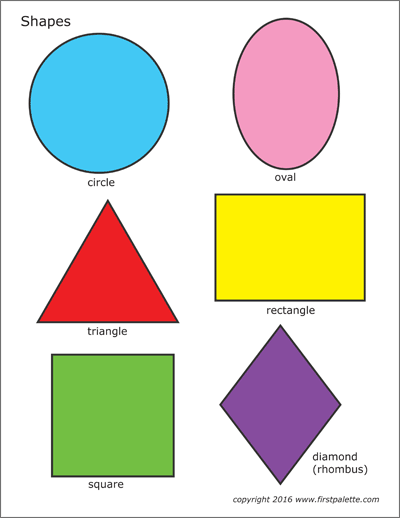
#> input picture Resource/shapes.png, 400 x 518 px
$ python 18_Detect_Shapes.py
#> lines starting #> are read from the running program, lines starting #| are printed output that depends on the picture; after the words box and inside, x2 and y2 are one past the last pixel; in counts of white or black regions, pixels touching at a corner belong together
import cv2
import numpy as np

def stackImages(scale,imgArray):
    rows = len(imgArray)
    cols = len(imgArray[0])
    rowsAvailable = isinstance(imgArray[0], list)
    width = imgArray[0][0].shape[1]
    height = imgArray[0][0].shape[0]
    if rowsAvailable:
        for x in range ( 0, rows):
            for y in range(0, cols):
                if imgArray[x][y].shape[:2] == imgArray[0][0].shape [:2]:
                    imgArray[x][y] = cv2.resize(imgArray[x][y], (0, 0), None, scale, scale)
                else:
                    imgArray[x][y] = cv2.resize(imgArray[x][y], (imgArray[0][0].shape[1], imgArray[0][0].shape[0]), None, scale, scale)
                if len(imgArray[x][y].shape) == 2: imgArray[x][y]= cv2.cvtColor( imgArray[x][y], cv2.COLOR_GRAY2BGR)
        imageBlank = np.zeros((height, width, 3), np.uint8)
        hor = [imageBlank]*rows
        hor_con = [imageBlank]*rows
        for x in range(0, rows):
            hor[x] = np.hstack(imgArray[x])
        ver = np.vstack(hor)
    else:
        for x in range(0, rows):
            if imgArray[x].shape[:2] == imgArray[0].shape[:2]:
                imgArray[x] = cv2.resize(imgArray[x], (0, 0), None, scale, scale)
            else:
                imgArray[x] = cv2.resize(imgArray[x], (imgArray[0].shape[1], imgArray[0].shape[0]), None,scale, scale)
            if len(imgArray[x].shape) == 2: imgArray[x] = cv2.cvtColor(imgArray[x], cv2.COLOR_GRAY2BGR)
        hor= np.hstack(imgArray)
        ver = hor
    return ver


def Contour(image):
    contour , heirarchy =cv2.findContours(image , cv2.RETR_EXTERNAL , cv2.CHAIN_APPROX_NONE)
    for cnt in contour:
        area = cv2.contourArea(cnt)
        if area > 100:
            cv2.drawContours(img_Contour , cnt , -1 ,(255,0,0) , 3)
            perimeter  = cv2.arcLength(cnt ,True) #True mean its an closed shape
            corner_points = cv2.approxPolyDP(cnt , 0.02*perimeter , True)  #give all the corner points in an list containg tuples
            no_of_sides = len(corner_points)

            x , y , width , height  = cv2.boundingRect(corner_points)
            if no_of_sides == 3:
                object_type  = "Traingle"
            elif no_of_sides == 4:
                side_ratio = width/float(height)
                if side_ratio >= .95 and side_ratio <=1.05:
                    object_type = "Square"
                else:
                    object_type = "Reactangle"
            else:
                 object_type = "circle"


            cv2.rectangle(img_Contour ,(x,y) , (x + width , y + height) ,(0,255,0) , 3)
            cv2.putText(img_Contour , object_type ,( int(x + width/2 ),int( y + height/2)) ,cv2.FONT_HERSHEY_COMPLEX , 0.7 , (0,0,0) , 2 )


img = cv2.imread('Resource/shapes.png')
#> img is the input picture: shape (518, 400, 3); mean B, G, R 198.1, 215.4, 217.4

img_gray = cv2.cvtColor(img , cv2.COLOR_BGR2GRAY)
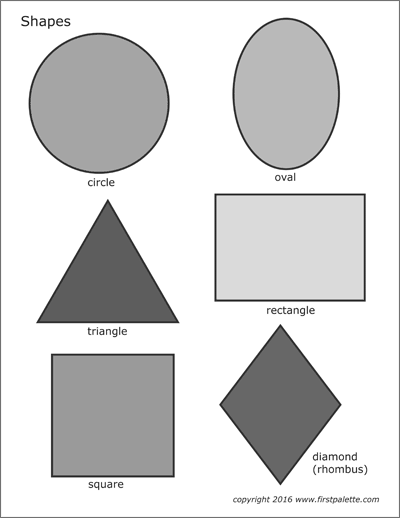
#> img_gray: shape (518, 400); min 23, max 255, mean 214
img_blur  = cv2.GaussianBlur(img_gray , (7,7) ,0)
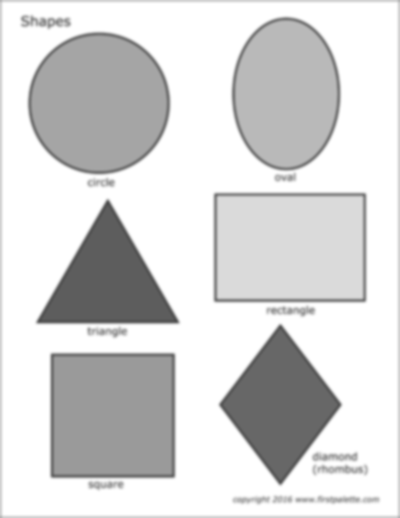
#> img_blur: shape (518, 400); min 78, max 255, mean 214.4
img_canny = cv2.Canny(img_blur , 100, 100)
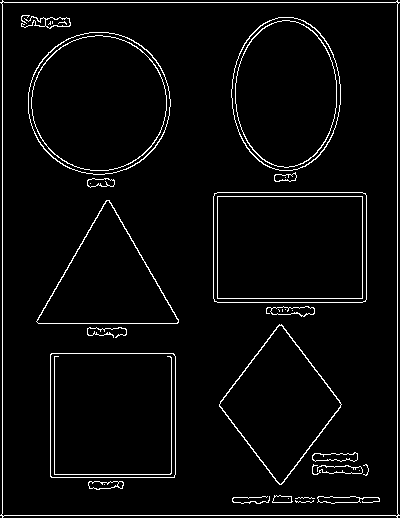
#> img_canny: shape (518, 400); 3.9% white in thin lines or dots
img_Contour  = img.copy()
img_black = np.zeros_like(img)

Contour(img_canny)
#> in Contour, `contour , heirarchy =cv2.findContours(image , cv2.RETR_EXTERNAL , cv2...`: contour = 1 contour; box (x1, y1, x2, y2) and area: (0, 0, 400, 518) 202653
#> the loop in Contour, `for cnt in contour:` made 1 pass
#> (area, perimeter, corner_points, no_of_sides, x, y, width, height) on pass 1: (202653, 1836.3, [[2, 0], [0, 515], [397, 517], [399, 2]], 4, 0, 0, 400, 518)
#> after the loop in Contour, `for cnt in contour:`:
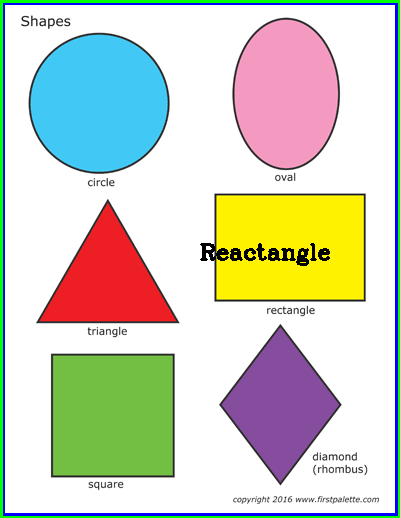
#> img_Contour: shape (518, 400, 3); 4.95% of pixels changed, all inside (x1, y1, x2, y2) = (0, 0, 400, 518)
img_stack = stackImages(0.6 , ([img , img_gray , img_blur] , [img_canny , img_Contour ,img_black]))
#> after the loop in stackImages, `for x in range(0, rows):`: hor = 2 items
#> in stackImages, `ver = np.vstack(hor)`:
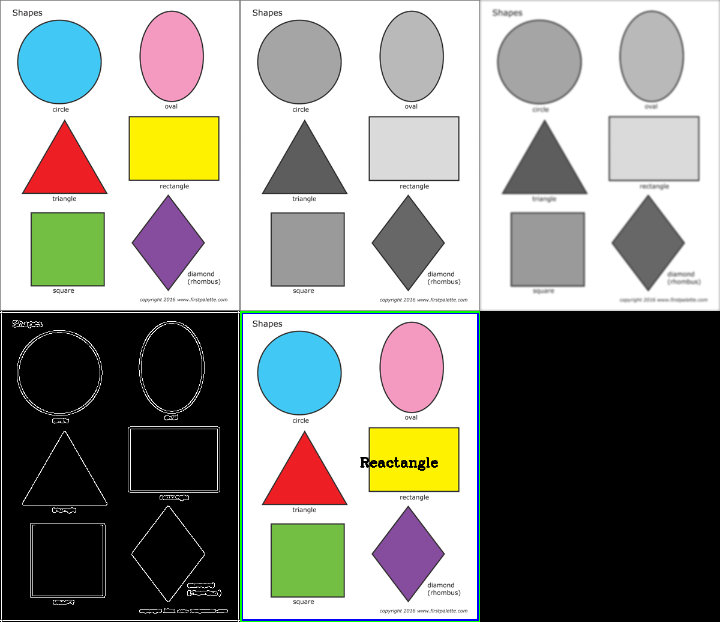
#> ver: shape (622, 720, 3); mean of channels 0, 1, 2 138.5, 144.1, 143.8; drawn as B, G, R

cv2.imshow('window_stack' , img_stack)
cv2.waitKey(0)
